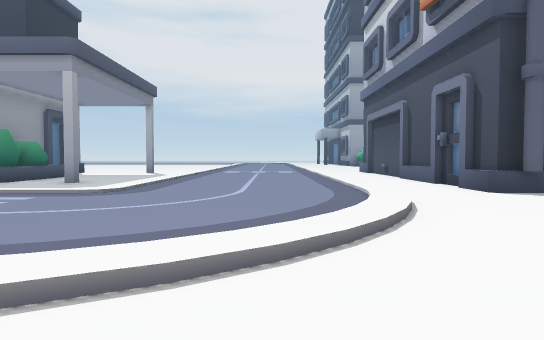
view 1 (above)

24 first-person views from a walk through a Unity game level. The camera is 1.2 m above the floor, tilts 2° down and sees 75° across. The floor is counted in squares, 2 m on a side. Each view is taken from the middle of a square. On the plan, view 1 faces up. The plan holds only what a view shows up to about 10 squares ahead; the rest is blank. The place goes on beyond the plan. The player is left out.

view 2
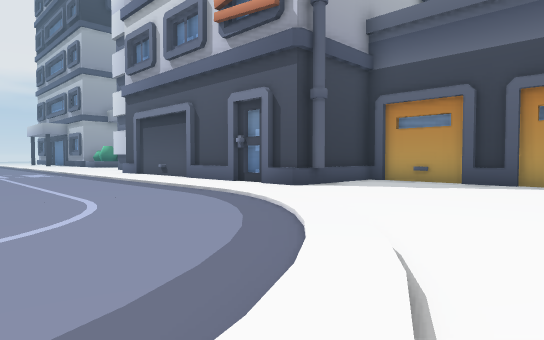

view 3
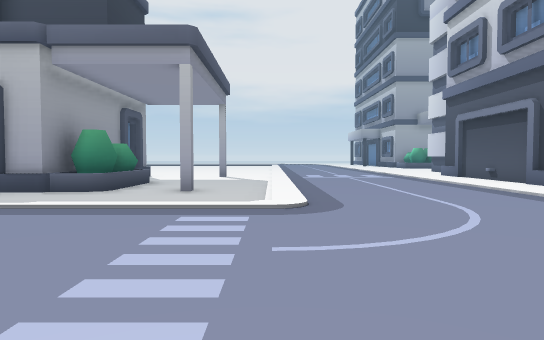

view 4
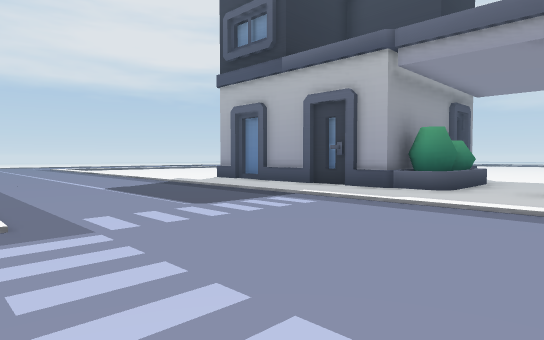

view 5
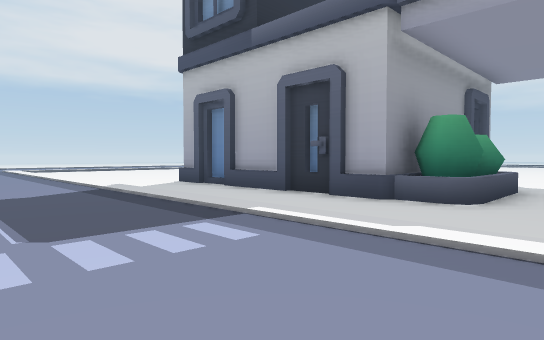

view 6
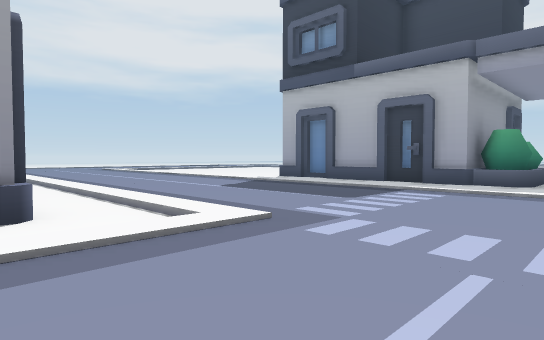

view 7
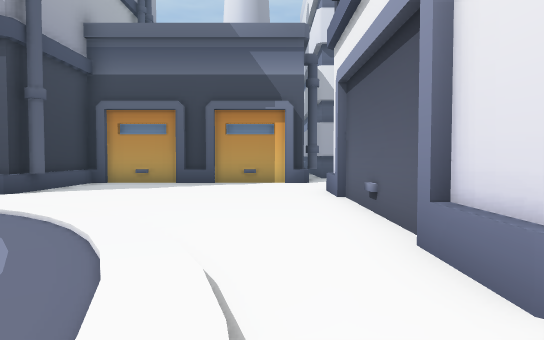

view 8
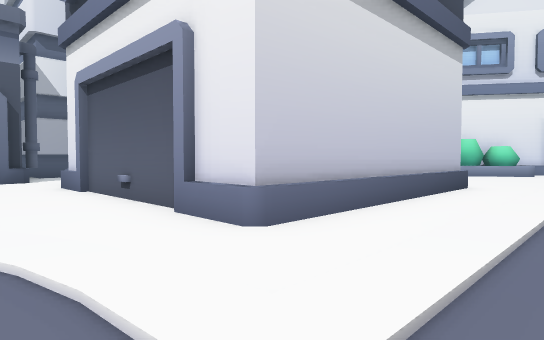

view 9
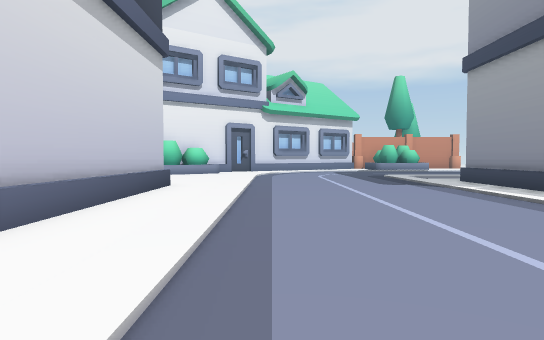

view 10
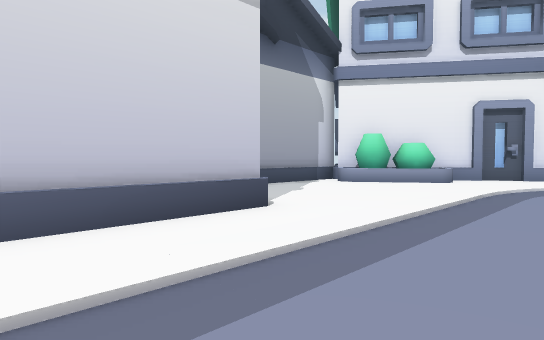

view 11
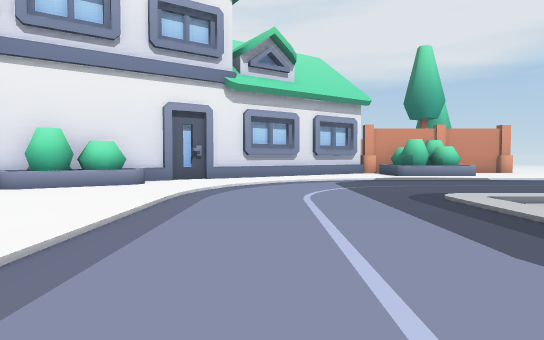

view 12
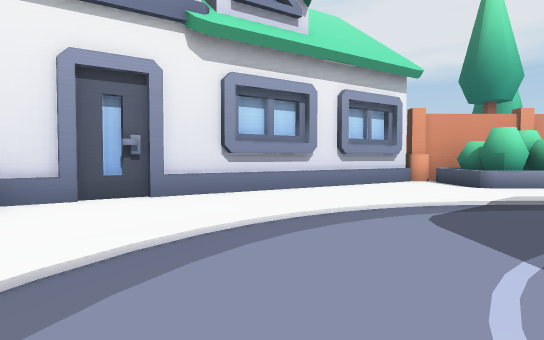

view 13
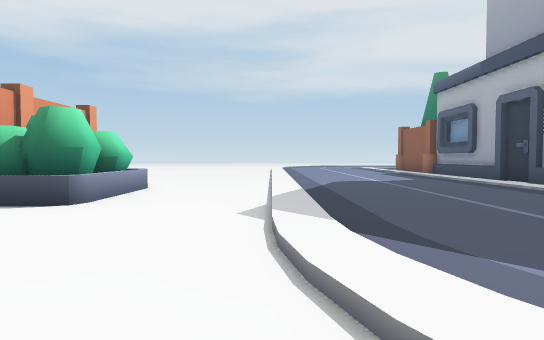

view 14
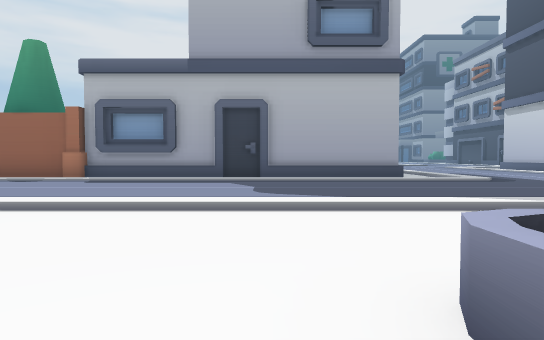

view 15
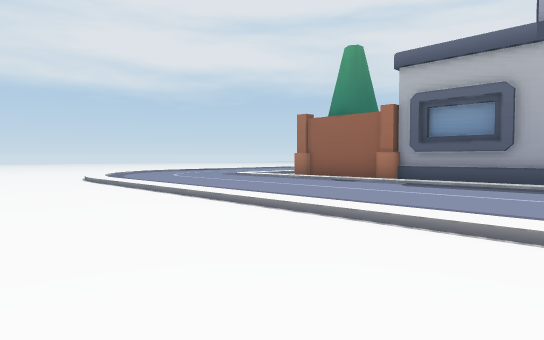

view 16
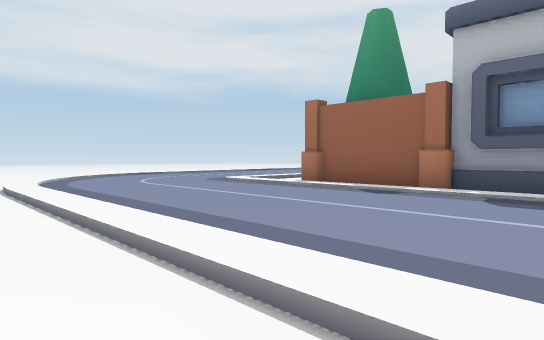

view 17
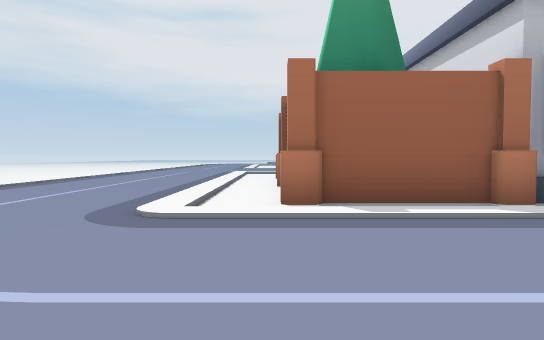

view 18
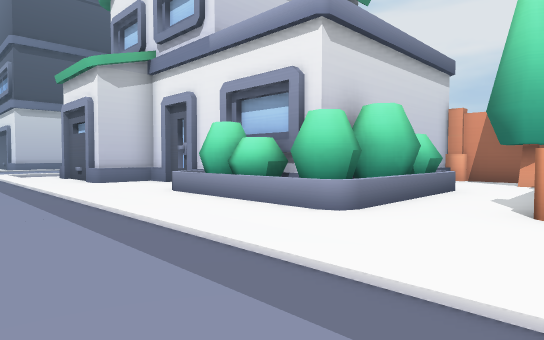

view 19
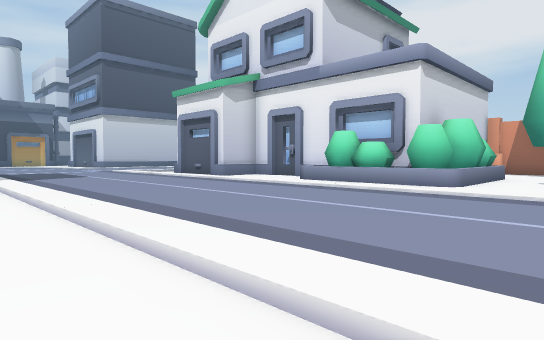

view 20
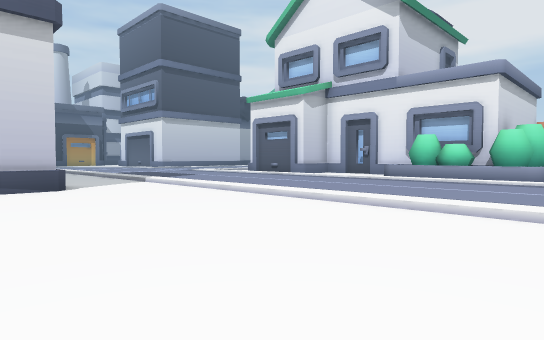

view 21
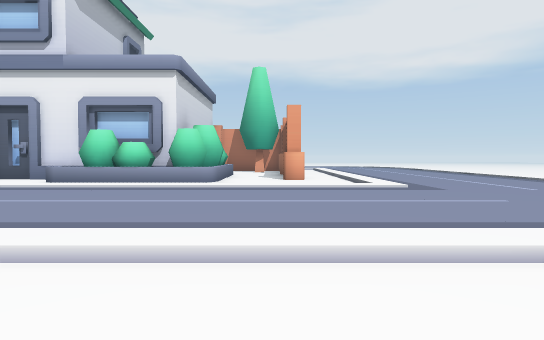

view 22
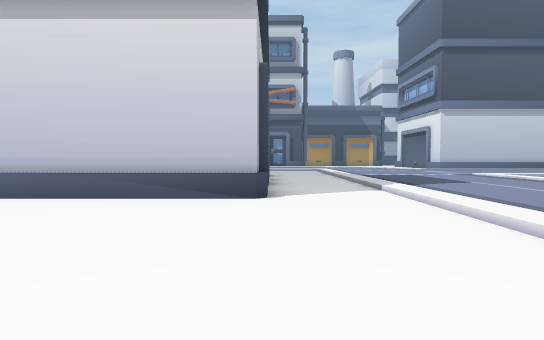

view 23
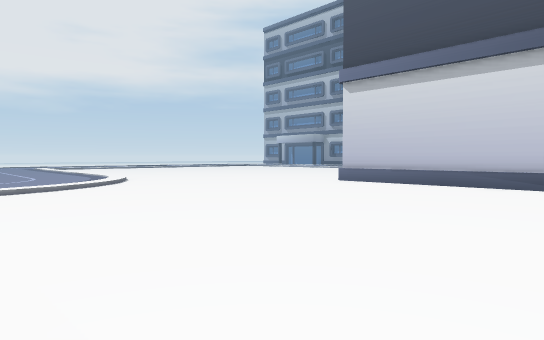

view 24
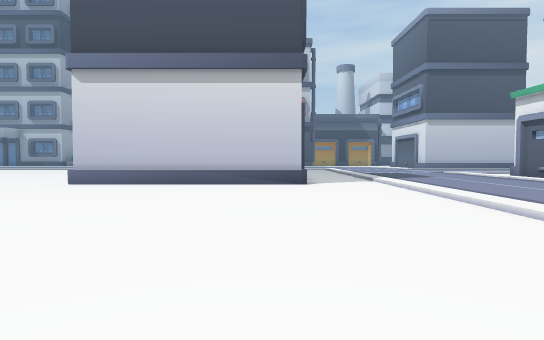

### Floor plan
Key: @ floor where view 1 was taken; # wall or solid block; . floor; / step, stairs or slope; = window, fence, low wall or low ledge; ^ raised ledge; B building; T tree; O other object.
Columns run from 23 left of view 1 to 7 right of it. Each row starts with its distance up from view 1.
 13  ........B     B..
 12 /........B     B..     ..
 11 /........B      B.../..../.#
 10 /........B     #B.../..../.#
  9 /........B     #B.../..../.#
  8 /.........#.B#.B..../..../.#
  7  .................../..../.#
  6 /////////////////////..../.####
  5 ........................./....#
  4 ..............................#
  3 ......................../.....#
  2 ......................./......#
  1 ////////////////....//........#
  0 /..........B.B./..../.B@...B..#
 -1 /...BBBB...B  ./..../.B
 -2 /O..B###BBBB    ..../.B
 -3 /O..B          /..../.B
 -4 /O..B         ./..../.B
 -5 /O..          ./..../.B
 -6 / O..         ./..../.B
 -7 /.TT.#        ./..../..
 -8 /O##O#BBB BBBB./..../...
 -9 ////////////////..../....B
-10 ..................../....B
-11 .......................=.B
-12 .................../..###
-13 ................../..^##
-14 /////////////////....##
-15 ....................##
-16 ..................###
-17      ......OOO...##
-18           .OOO.###

Positions as (right, up) in squares from view 1, and headings:
1: (0, 0), facing up
2: (-2, 1), facing up-right
3: (-3, 1), facing up
4: (-4, 1), facing up-left
5: (-5, 3), facing up-left
6: (-5, -1), facing up-left
7: (-3, 1), facing right
8: (-4, 2), facing down-right
9: (-4, 2), facing down
10: (-5, -3), facing down-right
11: (-5, -4), facing down
12: (-5, -9), facing down
13: (-5, -14), facing left
14: (-13, -18), facing up
15: (-14, -17), facing up-left
16: (-16, -15), facing up-left
17: (-22, -13), facing up
18: (-22, 3), facing down-right
19: (-22, 7), facing down-right
20: (-21, 10), facing down-right
21: (-21, 8), facing down
22: (-19, 8), facing right
23: (-23, 8), facing up-right
24: (-23, 9), facing right
